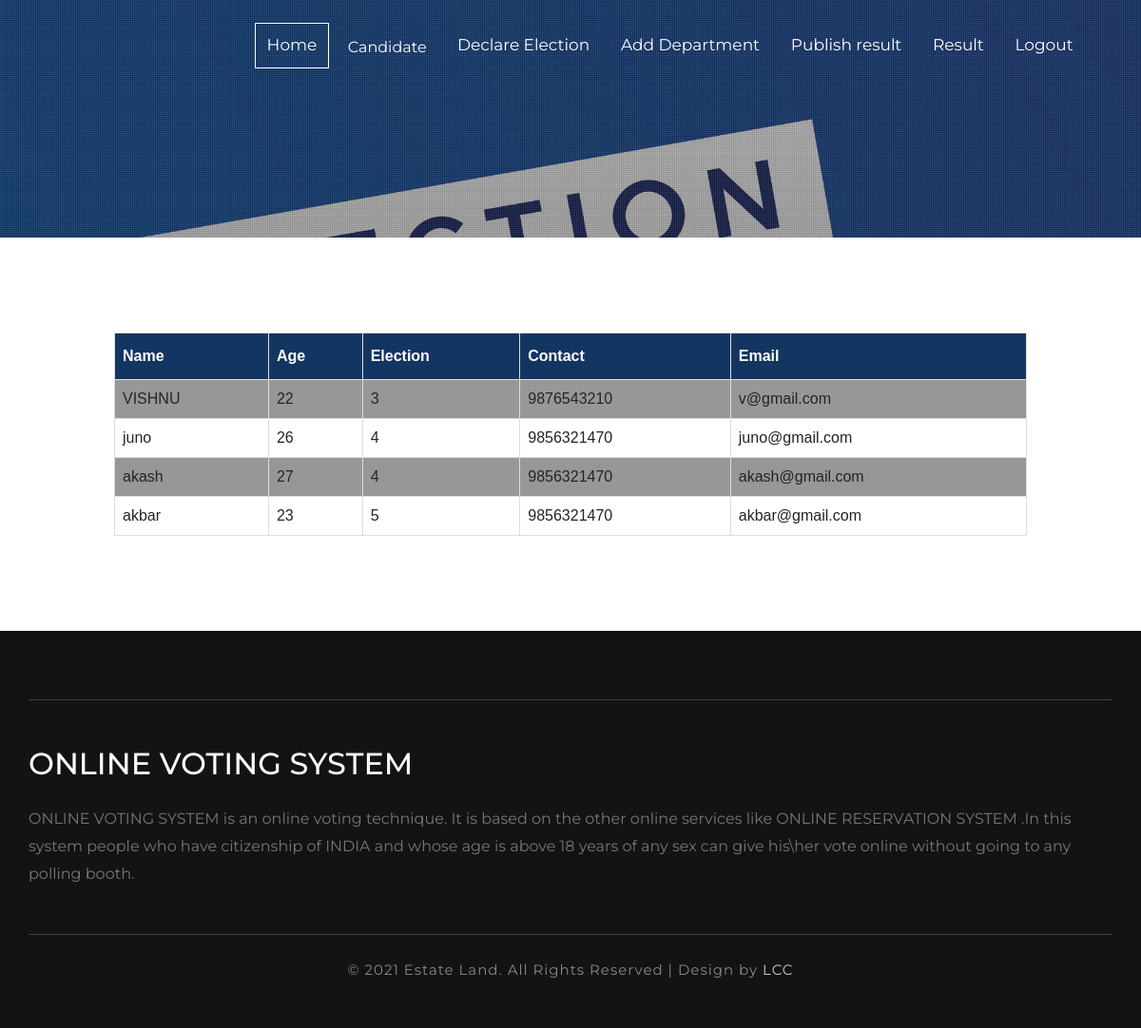
/admin/viewcandidates.php, run on the app's committed database.
### tables this page shows
CREATE TABLE `tbl_candidate` (
  `candid` int(11) NOT NULL AUTO_INCREMENT,
  `name` varchar(50) NOT NULL,
  `age` int(50) NOT NULL,
  `dept` varchar(50) NOT NULL,
  `ename` varchar(50) NOT NULL,
  `contact` varchar(50) NOT NULL,
  `password` varchar(100) NOT NULL,
  `email` varchar(100) NOT NULL,
  `position` varchar(100) NOT NULL,
  PRIMARY KEY (`candid`)
);

### admin/viewcandidates.php (the view, shortened to what this page needs)
<!DOCTYPE html>
<html lang="en">
<?php
include '../commonbase.php';
?>
    <head>
</head>
<body>
    <?php
    include 'connection.php';
    ?>
    <table id="customers">
        <tr>
            <th>Name</th>
            <th>Age</th>
            <th>Election</th>
            <th>Contact</th>
            <th>Email</th>
        </tr>
        <?php
        $a = "SELECT * FROM tbl_candidate";
        $qry = mysqli_query($conn, $a);
        while ($row = mysqli_fetch_array($qry)) {
        ?>
            <tr>
                <td>
                    <?php echo $row['name'] ?>
                </td>
                <td>
                   <?php echo $row['age'] ?>
                </td>
                <td>
                   <?php echo $row['ename'] ?>
                </td>
                <td>
                   <?php echo $row['contact'] ?>
                </td>
                <td>
                   <?php echo $row['password'] ?>
                </td>
            </tr>
            <?php
        }
?>
        </table>
</body>
            <?php
 include 'footer.php';
?>
</html>

### admin/css/style.css (style rules this page uses)
body { padding:0; margin:0; background:#fff; position:relative; font-family: 'Montserrat', sans-serif; }

### commonbase.php (style rules this page uses)
#customers { margin:100px auto; font-family: Arial, Helvetica, sans-serif; border-collapse: collapse; width: 80%; }
#customers td, #customers th { border: 1px solid #ddd; padding: 8px; }
#customers tr:nth-child(even) { background-color: #979797; }
#customers th { padding-top: 12px; padding-bottom: 12px; text-align: left; background-color: #133561; color: white; }
th { background-color: lightblue; padding: 20px }
td { padding: 5px; }

### data on the page
tbl_candidate: name "VISHNU", age "22", ename "3", contact "9876543210", password "v@gmail.com"
tbl_candidate: name "juno", age "26", ename "4", contact "9856321470", password "juno@gmail.com"
tbl_candidate: name "akash", age "27", ename "4", contact "9856321470", password "akash@gmail.com"
tbl_candidate: name "akbar", age "23", ename "5", contact "9856321470", password "akbar@gmail.com"
